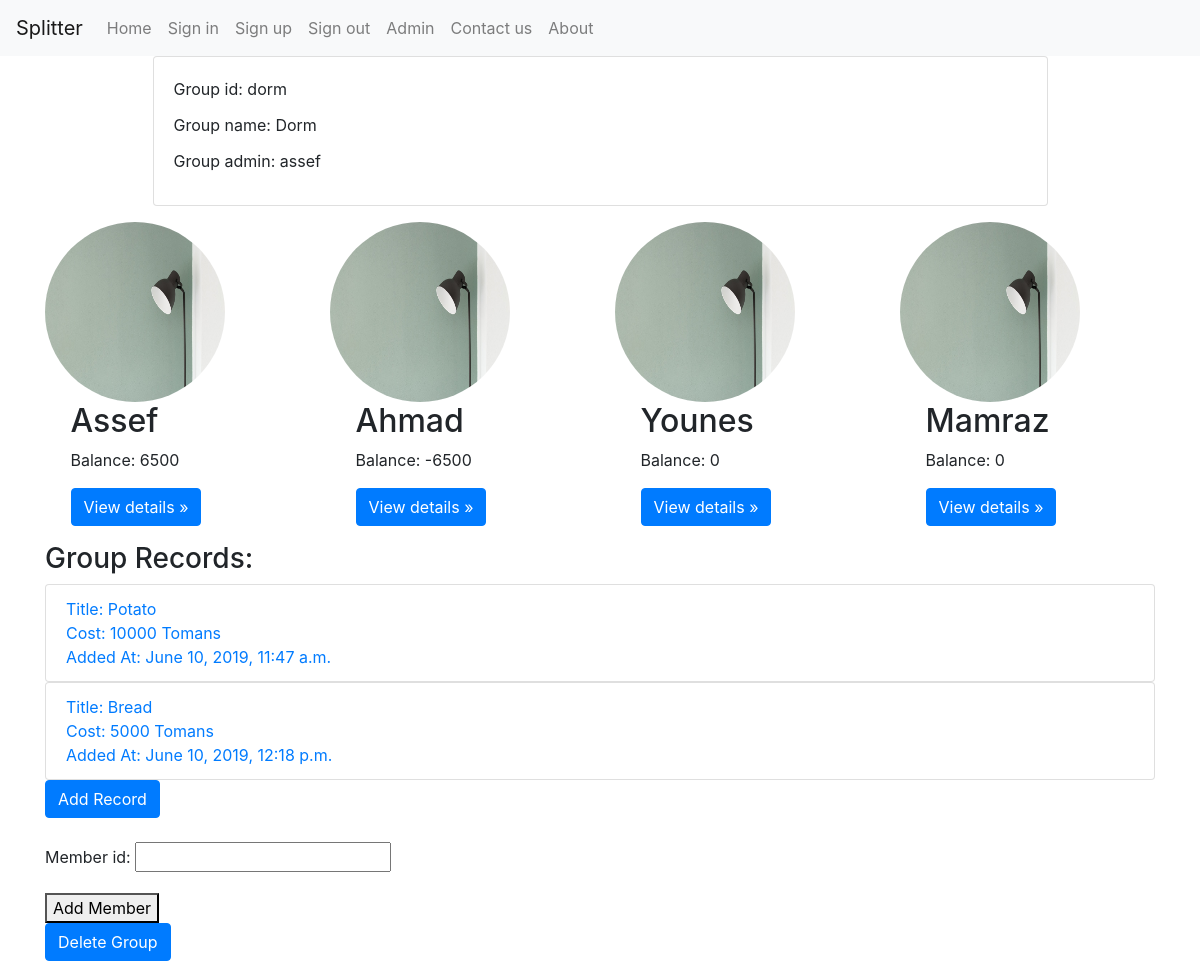
/assef/dorm, run on an earlier commit of the app's database.
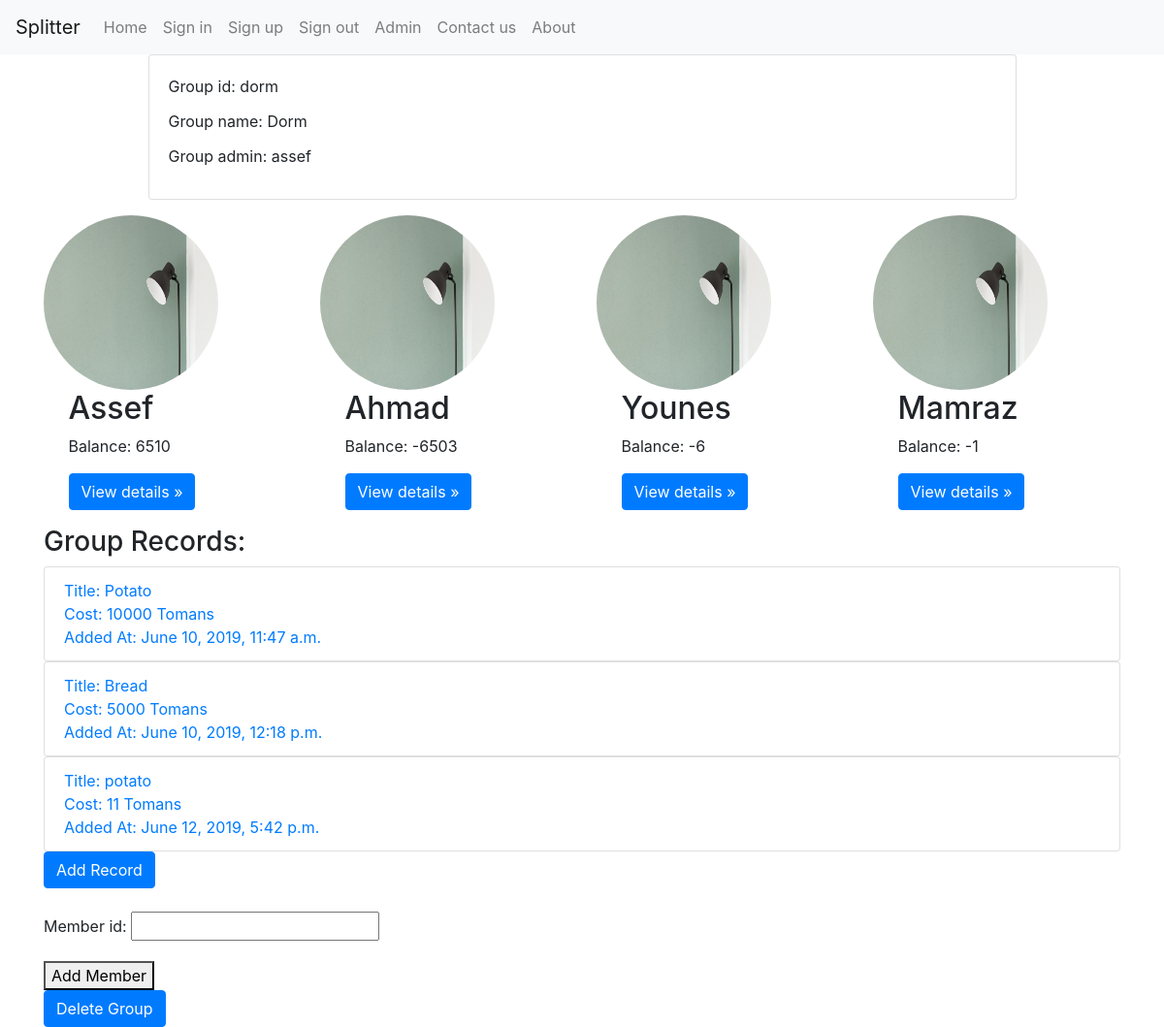
And on a later commit of the database.
### main/models.py (models this page shows, shortened)
class GroupMember(models.Model):
    group_fk = models.ForeignKey(Group, on_delete=models.CASCADE)
    member_fk = models.ForeignKey(Account, on_delete=models.CASCADE)
    balance = models.IntegerField(default=0)

class Account(models.Model):
    first_name = models.CharField(max_length=20)
    last_name = models.CharField(max_length=20)
    account_id = models.SlugField(max_length=20, unique=True)
    password = models.CharField(max_length=20)
    def get_absolute_url(self):
        return f"/{self.account_id}"

class Record(models.Model):
    group_fk = models.ForeignKey(Group, on_delete=models.CASCADE)
    account_fk = models.ForeignKey(Account, on_delete=models.CASCADE,
                                   related_name='account_fk_name')
    payer_fk = models.ForeignKey(Account, on_delete=models.CASCADE,
                                 related_name='payer_fk_name')
    title = models.CharField(max_length=20)
    cost = models.IntegerField()
    date_time = models.DateTimeField(auto_now=True, null=True)

### main/views.py (the view)
# urls.py: path('<slug:account_id>/<slug:group_id>', views.group_view),
def group_view(request, account_id, group_id):
    form = AddMemberForm(request.POST or None)
    if form.is_valid():
        try:
            member_id = form.data['member_id']
            group = Group.objects.get(group_id=group_id)
            member = Account.objects.get(account_id=member_id)
            group_member = GroupMember(group_fk=group, member_fk=member)
            group_member.save()
            records = Record.objects.filter(group_fk=group)
            for record in records:
                RecordRatio.objects.create(record_fk=record, member_fk=member,)
            return redirect(group_view,
                            account_id=account_id,
                            group_id=group_id)
        except Exception:
            title = 'Add New Member Error'
    else:
        title = 'Group'
    template_name = 'group.html'
    group = Group.objects.get(group_id=group_id)
    account = Account.objects.get(account_id=account_id)
    members = GroupMember.objects.filter(group_fk=group)
    records = Record.objects.filter(group_fk=group)
    pays = Pays.objects.filter(group_fk=group)
    details = {}
    for member in members:
        temp = {}
        for pay in pays:
            if pay.debtor_fk == member.member_fk:
                temp[pay.creditor_fk.account_id] = pay.amount
            elif pay.creditor_fk == member.member_fk:
                temp[pay.debtor_fk.account_id] = pay.amount
        details[member.member_fk.account_id] = temp
    print(details)
    context = {'title': title, 'form': form,
               'group': group, 'members': members, 'account': account,
               'records': records, 'details': details}
    return render(request, template_name, context)

### main/forms.py
class AddMemberForm(forms.Form):
    member_id = forms.SlugField(max_length=20)

### main/models.py (called while the page is built)
    def get_absolute_url(self):
        return f"/{self.group_id}"

### main/templates/group.html (shortened to what this page needs)
{% extends "base.html" %}
{% load static %}
{% block navbar %}
{% include 'navbar.html' %}
{% endblock %}
{% block content %}
<div class='col-12 col-md-10 mb-3 mx-auto'>
    <div class='card'>
        <div class='card-body'>
            <p class='card-title'>Group id: {{ group.group_id }}</p>
            <p class='card-title'>Group name: {{ group.group_name }}</p>
            <p class='card-title'>Group admin: {{ group.admin_fk.account_id}}</p>
        </div>
    </div>
</div>
<div class="row justify-content-center">
    {% for member in members %}
    <div class="col col-sm-6 col-lg-3">
        <img class="rounded-circle" src="{% static 'img/test.jpeg' %}" width="180" height="180">
        <h2 style="padding-left: 10%;">{{ member.member_fk.first_name }}</h2>
        <p style="padding-left: 10%;">Balance: {{ member.balance }}</p>
        <p style="padding-left: 10%;">
            <button class="btn btn-primary" type="button" data-toggle="collapse"
                data-target="#{{ member.member_fk.first_name }}" aria-expanded="false"
                aria-controls="{{ member.member_fk.first_name }}">
                View details &raquo;
            </button>
        </p>
    </div>
    {% endfor %}
</div>
<h3>Group Records:</h3>
{% for record in records %}
<a href="{{ group.group_id }}/{{ record.pk }}">
    <ul class="list-group">
        <li class="list-group-item">
            Title: {{ record.title }}
            Cost: {{ record.cost }} Tomans
            Added At: {{ record.date_time }}
        </li>
    </ul>
</a>
{% endfor %}
<a class="btn btn-primary" href="{{ account.get_absolute_url }}{{ group.get_absolute_url }}/add-record"
    role="button">Add Record</a>
<br>
<br>
{% if group.admin_fk == account %}
<form method='POST' action='' enctype='multipart/form-data'> {% csrf_token %}
    {{ form.as_p }}
    <button type='submit'>Add Member</button>
</form>
<a class="btn btn-primary" href="{{ account.get_absolute_url }}{{ group.get_absolute_url }}/delete_group"
    role="button">Delete Group</a>
{% endif %}
{% endblock %}

What changed in the data, as far as the page shows it:
changed GroupMember "Assef": balance "6500" → "6510"
changed GroupMember "Ahmad": balance "-6500" → "-6503"
changed GroupMember "Younes": balance "0" → "-6"
changed GroupMember "Mamraz": balance "0" → "-1"
added Record: title "potato", cost "11", date_time "June 12, 2019, 5:42 p.m."
